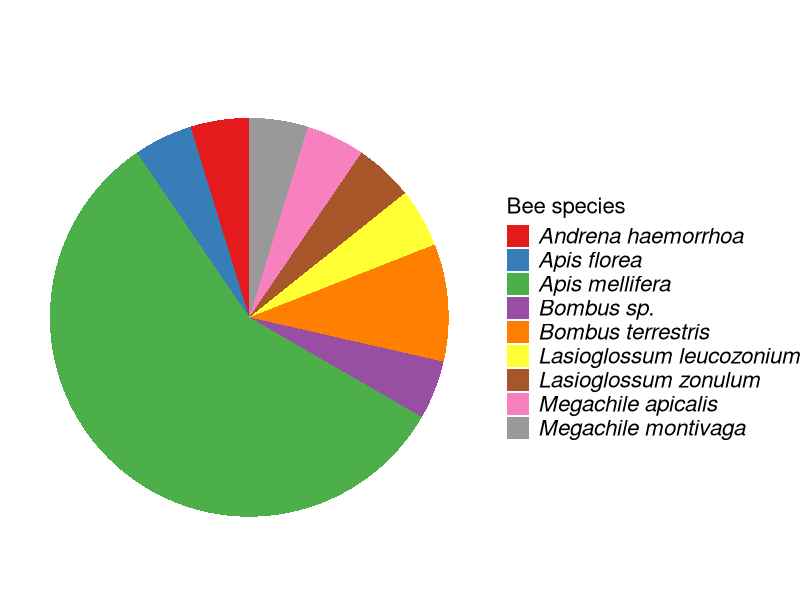

Here is the R script that generated this plot: (Note: this script raises an error after producing the figure.)
################################################################################
#### Ecological Synthesis Lab (SintECO): https://marcomellolab.wordpress.com

#### Authors: Cristina A. Kita, Isabel Alves-dos-Santos, Michael Hrncir, 
#### Sara D. Leonhardt, & Marco A. R. Mello

#### See README for further info:
#### https://github.com/CKita/BeeFlow#readme
################################################################################


################################################################################
########################### BEES - ABUNDANCE ###################################
################################################################################


#Let's get ready for running the code provided here. 

#Set the working directory to the source of this script file.   
setwd(dirname(rstudioapi::getActiveDocumentContext()$path))
getwd()

#Delete all previous objects.
rm(list= ls())

#Load or install the required packages
if(!require(ggplot2)){
  install.packages("ggplot2")
  library(ggplot2)
}

if(!require(dplyr)){
  install.packages("dplyr")
  library(dplyr)
}

if(!require(vcd)){
  install.packages("vcd")
  library(vcd)
}


# First, let's import and check our data set.
WithApis <- read.csv("../Data/withApis.csv", h= T, sep = ";")
class(WithApis)
str(WithApis)
head(WithApis)
tail(WithApis)


# Count the bee species

beeSpecies <- WithApis$BeeSpecies
beeSpecies <- as.data.frame(beeSpecies)
speciesCount <- table(beeSpecies)
print(speciesCount)

# Convert the table to a data frame 
df_speciesCount <- as.data.frame(speciesCount)
colnames(df_speciesCount) <- c("Species", "Frequency")
print(df_speciesCount)

# Plot the pie chart
g1 <- ggplot(df_speciesCount, aes(x = "", y = Frequency, fill = Species)) +
  geom_bar(stat = "identity", width = 1) +
  coord_polar("y", start = 0) +
  theme_void() + 
  labs(fill = "Bee species") +
  ggtitle("") +
  scale_fill_brewer(palette = "Set1") +
  theme(
    plot.title = element_text(size = 20, face = "bold",hjust = 0.5),     
    legend.title = element_text(size = 16),                  
    legend.text = element_text(size = 16, face = "italic")                    
  )

g1

#Export the pie chart as PNG image.
png("../Figure/withApis.png", res = 300,
    width = 4000, height = 2000, unit = "px")
g1

dev.off()

########################### THE END ############################################
